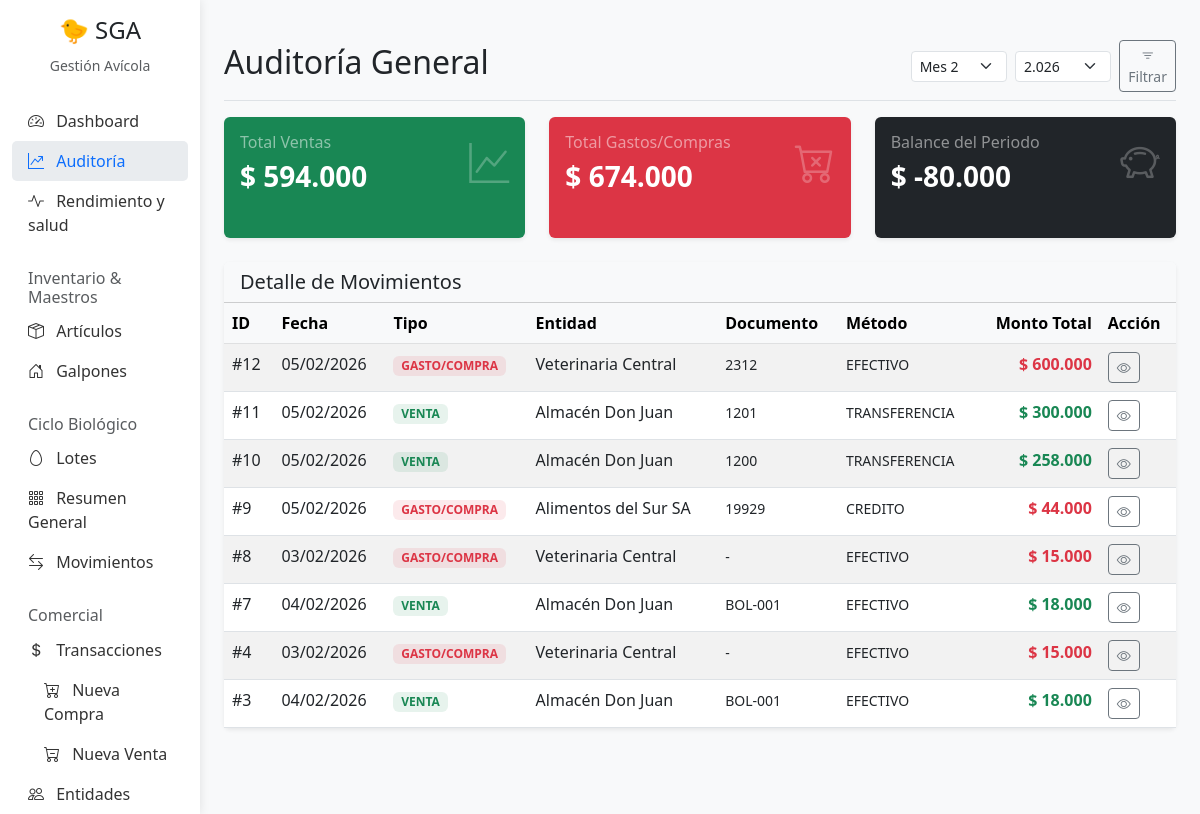
Page /auditoria/ on the committed database.
### Gestion/models.py (models this page shows, shortened)
class CabeceraTransaccion(models.Model):
    id_transaccion = models.AutoField(primary_key=True)
    tipo_operacion = models.CharField(
        max_length=20,
        choices=TipoOperacion.choices
    )
    entidad = models.ForeignKey(Entidad, on_delete=models.PROTECT)
    fecha = models.DateField(default=timezone.now)
    numero_documento = models.CharField(max_length=50, blank=True, null=True)
    monto_total = models.DecimalField(max_digits=12, decimal_places=2, default=0)
    estado_pago = models.CharField(
        max_length=20,
        choices=EstadoPago.choices,
        default=EstadoPago.PENDIENTE
    )
    metodo_pago = models.CharField(
        max_length=20,
        choices=MetodoPago.choices,
        default=MetodoPago.EFECTIVO
    )
    observaciones = models.TextField(blank=True, null=True)

class Entidad(models.Model):
    id_entidad = models.AutoField(primary_key=True)
    nombre_razon_social = models.CharField(max_length=200)
    rut = models.CharField(max_length=20, blank=True, null=True)
    es_cliente = models.BooleanField(default=False)
    es_proveedor = models.BooleanField(default=False)
    telefono = models.CharField(max_length=50, blank=True, null=True)
    direccion = models.CharField(max_length=250, blank=True, null=True)

### Gestion/views.py (the view)
# urls.py: path('auditoria/', views.auditoria_dashboard, name='auditoria-dashboard'),
def auditoria_dashboard(request):
    today = timezone.now().date()
    try:
        month = int(request.GET.get('month', today.month))
    except ValueError:
        month = today.month
    try:
        y_str = request.GET.get('year', str(today.year))
        y_clean = y_str.replace('.', '').replace(',', '')
        year = int(y_clean)
    except ValueError:
        year = today.year
    transacciones = CabeceraTransaccion.objects.filter(
        fecha__year=year,
        fecha__month=month
    ).exclude(estado_pago='ANULADO').order_by('-fecha')
    transacciones = transacciones.all().order_by('-pk')
    ventas = transacciones.filter(tipo_operacion=TipoOperacion.VENTA).aggregate(Sum('monto_total'))['monto_total__sum'] or 0
    compras = transacciones.filter(tipo_operacion=TipoOperacion.COMPRA).aggregate(Sum('monto_total'))['monto_total__sum'] or 0
    balance = ventas - compras
    context = {
        'title': 'Auditoría General',
        'transacciones': transacciones,
        'total_ventas': ventas,
        'total_compras': compras,
        'balance': balance,
        'current_month': month,
        'current_year': year,
        'months': range(1, 13),
        'years': range(today.year - 2, today.year + 2),
    }
    return render(request, 'Gestion/auditoria_dashboard.html', context)

### Gestion/templates/Gestion/auditoria_dashboard.html (shortened to what this page needs)
{% extends 'Gestion/base.html' %}
{% load humanize l10n %}
{% block content %}
<div class="d-flex justify-content-between flex-wrap flex-md-nowrap align-items-center pt-3 pb-2 mb-3 border-bottom">
    <h1 class="h2">{{ title }}</h1>
    <form method="get" class="d-flex align-items-center gap-2">
        <select name="month" class="form-select form-select-sm" onchange="this.form.submit()">
            {% for m in months %}
            <option value="{{ m }}" {% if m == current_month %}selected{% endif %}>Mes {{ m }}</option>
            {% endfor %}
        </select>
        <select name="year" class="form-select form-select-sm" onchange="this.form.submit()">
            {% for y in years %}
            <option value="{{ y|unlocalize }}" {% if y == current_year %}selected{% endif %}>{{ y }}</option>
            {% endfor %}
        </select>
        <button type="submit" class="btn btn-sm btn-outline-secondary"><i class="bi bi-filter"></i> Filtrar</button>
    </form>
</div>
<div class="row mb-4">
    <div class="col-md-4">
        <div class="card bg-success text-white shadow-sm h-100">
            <div class="card-body">
                <h6 class="card-title text-white-50">Total Ventas</h6>
                <h3 class="fw-bold">$ {{ total_ventas|floatformat:0|intcomma }}</h3>
                <i class="bi bi-graph-up position-absolute top-0 end-0 m-3 fs-1 opacity-25"></i>
            </div>
        </div>
    </div>
    <div class="col-md-4">
        <div class="card bg-danger text-white shadow-sm h-100">
            <div class="card-body">
                <h6 class="card-title text-white-50">Total Gastos/Compras</h6>
                <h3 class="fw-bold">$ {{ total_compras|floatformat:0|intcomma }}</h3>
                <i class="bi bi-cart-x position-absolute top-0 end-0 m-3 fs-1 opacity-25"></i>
            </div>
        </div>
    </div>
    <div class="col-md-4">
        <div class="card {% if balance >= 0 %}bg-primary{% else %}bg-dark{% endif %} text-white shadow-sm h-100">
            <div class="card-body">
                <h6 class="card-title text-white-50">Balance del Periodo</h6>
                <h3 class="fw-bold">$ {{ balance|floatformat:0|intcomma }}</h3>
                <i class="bi bi-piggy-bank position-absolute top-0 end-0 m-3 fs-1 opacity-25"></i>
            </div>
        </div>
    </div>
</div>
<div class="card shadow-sm">
    <div class="card-header bg-light">
        <h5 class="mb-0">Detalle de Movimientos</h5>
    </div>
    <div class="card-body p-0">
        <div class="table-responsive">
            <table class="table table-hover table-striped mb-0">
                <thead class="table-light">
                    <tr>
                        <th>ID</th>
                        <th>Fecha</th>
                        <th>Tipo</th>
                        <th>Entidad</th>
                        <th>Documento</th>
                        <th>Método</th>
                        <th class="text-end">Monto Total</th>
                        <th>Acción</th>
                    </tr>
                </thead>
                <tbody>
                    {% for t in transacciones %}
                    <tr>
                        <td>#{{ t.pk }}</td>
                        <td>{{ t.fecha|date:"d/m/Y" }}</td>
                        <td>
                            {% if t.tipo_operacion == 'COMPRA' %}
                            <span class="badge bg-danger bg-opacity-10 text-danger">GASTO/COMPRA</span>
                            {% else %}
                            <span class="badge bg-success bg-opacity-10 text-success">VENTA</span>
                            {% endif %}
                        </td>
                        <td>{{ t.entidad.nombre_razon_social }}</td>
                        <td><small>{{ t.numero_documento|default:"-" }}</small></td>
                        <td><small>{{ t.metodo_pago|default:"-" }}</small></td>
                        <td
                            class="text-end fw-bold {% if t.tipo_operacion == 'COMPRA' %}text-danger{% else %}text-success{% endif %}">
                            $ {{ t.monto_total|floatformat:0|intcomma }}
                        </td>
                        <td>
                            <a href="{% url 'transaccion-detail' t.pk %}" class="btn btn-sm btn-outline-secondary">
                                <i class="bi bi-eye"></i>
                            </a>
                        </td>
                    </tr>
                    {% empty %}
                    <tr>
                        <td colspan="8" class="text-center text-muted py-4">No hay movimientos registrados en este
                            periodo.</td>
                    </tr>
                    {% endfor %}
                </tbody>
            </table>
        </div>
    </div>
</div>
{% endblock %}

### Gestion/templates/Gestion/base.html (style rules this page uses)
body { background-color: #f8f9fa; }
.card { border: none; box-shadow: 0 2px 4px rgba(0, 0, 0, 0.05); margin-bottom: 20px; }

### rows in the picture
CabeceraTransaccion: pk "12", fecha "05/02/2026", tipo_operacion "GASTO/COMPRA", entidad.nombre_razon_social "Veterinaria Central", numero_documento "2312", metodo_pago "EFECTIVO", monto_total "600.000"
CabeceraTransaccion: pk "11", fecha "05/02/2026", tipo_operacion "VENTA", entidad.nombre_razon_social "Almacén Don Juan", numero_documento "1201", metodo_pago "TRANSFERENCIA", monto_total "300.000"
CabeceraTransaccion: pk "10", fecha "05/02/2026", tipo_operacion "VENTA", entidad.nombre_razon_social "Almacén Don Juan", numero_documento "1200", metodo_pago "TRANSFERENCIA", monto_total "258.000"
CabeceraTransaccion: pk "9", fecha "05/02/2026", tipo_operacion "GASTO/COMPRA", entidad.nombre_razon_social "Alimentos del Sur SA", numero_documento "19929", metodo_pago "CREDITO", monto_total "44.000"
CabeceraTransaccion: pk "8", fecha "03/02/2026", tipo_operacion "GASTO/COMPRA", entidad.nombre_razon_social "Veterinaria Central", numero_documento "-", metodo_pago "EFECTIVO", monto_total "15.000"
CabeceraTransaccion: pk "7", fecha "04/02/2026", tipo_operacion "VENTA", entidad.nombre_razon_social "Almacén Don Juan", numero_documento "BOL-001", metodo_pago "EFECTIVO", monto_total "18.000"
CabeceraTransaccion: pk "4", fecha "03/02/2026", tipo_operacion "GASTO/COMPRA", entidad.nombre_razon_social "Veterinaria Central", numero_documento "-", metodo_pago "EFECTIVO", monto_total "15.000"
CabeceraTransaccion: pk "3", fecha "04/02/2026", tipo_operacion "VENTA", entidad.nombre_razon_social "Almacén Don Juan", numero_documento "BOL-001", metodo_pago "EFECTIVO", monto_total "18.000"

### other values in the picture
{{ title }} "Auditoría General"
{{ total_ventas|floatformat:0|intcomma }} "594.000"
{{ total_compras|floatformat:0|intcomma }} "674.000"
{{ balance|floatformat:0|intcomma }} "-80.000"
form field year "2.026"
